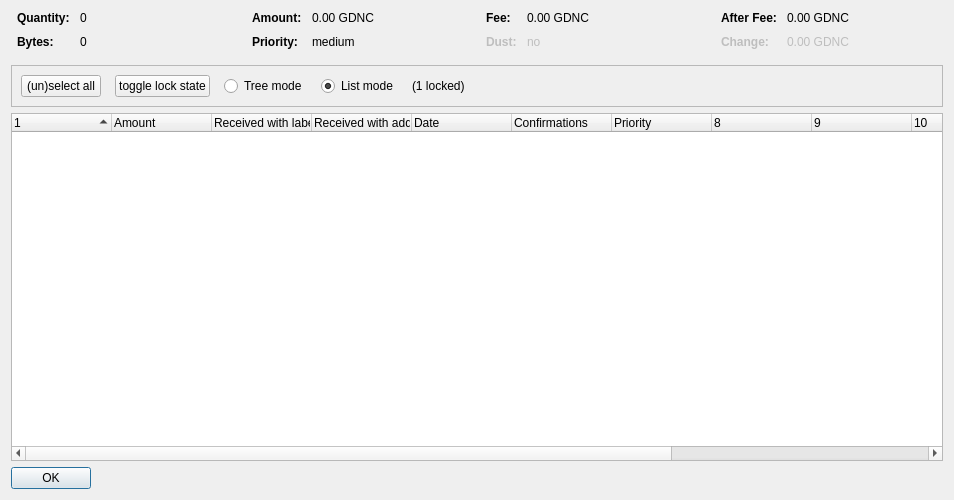
<?xml version="1.0" encoding="UTF-8"?>
<ui version="4.0">
 <class>CoinControlDialog</class>
 <widget class="QDialog" name="CoinControlDialog">
  <property name="geometry">
   <rect>
    <x>0</x>
    <y>0</y>
    <width>954</width>
    <height>500</height>
   </rect>
  </property>
  <property name="windowTitle">
   <string>Coin Selection</string>
  </property>
  <layout class="QVBoxLayout" name="verticalLayout">
   <item>
    <layout class="QHBoxLayout" name="horizontalLayoutTop" stretch="0,0,0,0">
     <property name="topMargin">
      <number>0</number>
     </property>
     <property name="bottomMargin">
      <number>10</number>
     </property>
     <item>
      <layout class="QFormLayout" name="formLayoutCoinControl1">
       <property name="horizontalSpacing">
        <number>10</number>
       </property>
       <property name="verticalSpacing">
        <number>10</number>
       </property>
       <property name="leftMargin">
        <number>6</number>
       </property>
       <property name="rightMargin">
        <number>6</number>
       </property>
       <item row="0" column="0">
        <widget class="QLabel" name="labelCoinControlQuantityText">
         <property name="font">
          <font>
           <weight>75</weight>
           <bold>true</bold>
          </font>
         </property>
         <property name="text">
          <string>Quantity:</string>
         </property>
        </widget>
       </item>
       <item row="0" column="1">
        <widget class="QLabel" name="labelCoinControlQuantity">
         <property name="cursor">
          <cursorShape>IBeamCursor</cursorShape>
         </property>
         <property name="contextMenuPolicy">
          <enum>Qt::ActionsContextMenu</enum>
         </property>
         <property name="text">
          <string notr="true">0</string>
         </property>
         <property name="textInteractionFlags">
          <set>Qt::LinksAccessibleByMouse|Qt::TextSelectableByKeyboard|Qt::TextSelectableByMouse</set>
         </property>
        </widget>
       </item>
       <item row="1" column="0">
        <widget class="QLabel" name="labelCoinControlBytesText">
         <property name="font">
          <font>
           <weight>75</weight>
           <bold>true</bold>
          </font>
         </property>
         <property name="text">
          <string>Bytes:</string>
         </property>
        </widget>
       </item>
       <item row="1" column="1">
        <widget class="QLabel" name="labelCoinControlBytes">
         <property name="cursor">
          <cursorShape>IBeamCursor</cursorShape>
         </property>
         <property name="contextMenuPolicy">
          <enum>Qt::ActionsContextMenu</enum>
         </property>
         <property name="text">
          <string notr="true">0</string>
         </property>
         <property name="textInteractionFlags">
          <set>Qt::LinksAccessibleByMouse|Qt::TextSelectableByKeyboard|Qt::TextSelectableByMouse</set>
         </property>
        </widget>
       </item>
      </layout>
     </item>
     <item>
      <layout class="QFormLayout" name="formLayoutCoinControl2">
       <property name="horizontalSpacing">
        <number>10</number>
       </property>
       <property name="verticalSpacing">
        <number>10</number>
       </property>
       <property name="leftMargin">
        <number>6</number>
       </property>
       <property name="rightMargin">
        <number>6</number>
       </property>
       <item row="0" column="0">
        <widget class="QLabel" name="labelCoinControlAmountText">
         <property name="font">
          <font>
           <weight>75</weight>
           <bold>true</bold>
          </font>
         </property>
         <property name="text">
          <string>Amount:</string>
         </property>
        </widget>
       </item>
       <item row="0" column="1">
        <widget class="QLabel" name="labelCoinControlAmount">
         <property name="cursor">
          <cursorShape>IBeamCursor</cursorShape>
         </property>
         <property name="contextMenuPolicy">
          <enum>Qt::ActionsContextMenu</enum>
         </property>
         <property name="text">
          <string notr="true">0.00 GDNC</string>
         </property>
         <property name="textInteractionFlags">
          <set>Qt::LinksAccessibleByMouse|Qt::TextSelectableByKeyboard|Qt::TextSelectableByMouse</set>
         </property>
        </widget>
       </item>
       <item row="1" column="0">
        <widget class="QLabel" name="labelCoinControlPriorityText">
         <property name="font">
          <font>
           <weight>75</weight>
           <bold>true</bold>
          </font>
         </property>
         <property name="text">
          <string>Priority:</string>
         </property>
        </widget>
       </item>
       <item row="1" column="1">
        <widget class="QLabel" name="labelCoinControlPriority">
         <property name="cursor">
          <cursorShape>IBeamCursor</cursorShape>
         </property>
         <property name="contextMenuPolicy">
          <enum>Qt::ActionsContextMenu</enum>
         </property>
         <property name="text">
          <string>medium</string>
         </property>
         <property name="textInteractionFlags">
          <set>Qt::LinksAccessibleByMouse|Qt::TextSelectableByKeyboard|Qt::TextSelectableByMouse</set>
         </property>
        </widget>
       </item>
      </layout>
     </item>
     <item>
      <layout class="QFormLayout" name="formLayoutCoinControl3">
       <property name="horizontalSpacing">
        <number>10</number>
       </property>
       <property name="verticalSpacing">
        <number>10</number>
       </property>
       <property name="leftMargin">
        <number>6</number>
       </property>
       <property name="rightMargin">
        <number>6</number>
       </property>
       <item row="0" column="0">
        <widget class="QLabel" name="labelCoinControlFeeText">
         <property name="font">
          <font>
           <weight>75</weight>
           <bold>true</bold>
          </font>
         </property>
         <property name="text">
          <string>Fee:</string>
         </property>
        </widget>
       </item>
       <item row="0" column="1">
        <widget class="QLabel" name="labelCoinControlFee">
         <property name="cursor">
          <cursorShape>IBeamCursor</cursorShape>
         </property>
         <property name="contextMenuPolicy">
          <enum>Qt::ActionsContextMenu</enum>
         </property>
         <property name="text">
          <string notr="true">0.00 GDNC</string>
         </property>
         <property name="textInteractionFlags">
          <set>Qt::LinksAccessibleByMouse|Qt::TextSelectableByKeyboard|Qt::TextSelectableByMouse</set>
         </property>
        </widget>
       </item>
       <item row="1" column="0">
        <widget class="QLabel" name="labelCoinControlLowOutputText">
         <property name="enabled">
          <bool>false</bool>
         </property>
         <property name="font">
          <font>
           <weight>75</weight>
           <bold>true</bold>
          </font>
         </property>
         <property name="text">
          <string>Dust:</string>
         </property>
        </widget>
       </item>
       <item row="1" column="1">
        <widget class="QLabel" name="labelCoinControlLowOutput">
         <property name="enabled">
          <bool>false</bool>
         </property>
         <property name="cursor">
          <cursorShape>IBeamCursor</cursorShape>
         </property>
         <property name="contextMenuPolicy">
          <enum>Qt::ActionsContextMenu</enum>
         </property>
         <property name="text">
          <string>no</string>
         </property>
         <property name="textInteractionFlags">
          <set>Qt::LinksAccessibleByMouse|Qt::TextSelectableByKeyboard|Qt::TextSelectableByMouse</set>
         </property>
        </widget>
       </item>
      </layout>
     </item>
     <item>
      <layout class="QFormLayout" name="formLayoutCoinControl4">
       <property name="horizontalSpacing">
        <number>10</number>
       </property>
       <property name="verticalSpacing">
        <number>10</number>
       </property>
       <property name="leftMargin">
        <number>6</number>
       </property>
       <property name="rightMargin">
        <number>6</number>
       </property>
       <item row="0" column="0">
        <widget class="QLabel" name="labelCoinControlAfterFeeText">
         <property name="font">
          <font>
           <weight>75</weight>
           <bold>true</bold>
          </font>
         </property>
         <property name="text">
          <string>After Fee:</string>
         </property>
        </widget>
       </item>
       <item row="0" column="1">
        <widget class="QLabel" name="labelCoinControlAfterFee">
         <property name="cursor">
          <cursorShape>IBeamCursor</cursorShape>
         </property>
         <property name="contextMenuPolicy">
          <enum>Qt::ActionsContextMenu</enum>
         </property>
         <property name="text">
          <string notr="true">0.00 GDNC</string>
         </property>
         <property name="textInteractionFlags">
          <set>Qt::LinksAccessibleByMouse|Qt::TextSelectableByKeyboard|Qt::TextSelectableByMouse</set>
         </property>
        </widget>
       </item>
       <item row="1" column="0">
        <widget class="QLabel" name="labelCoinControlChangeText">
         <property name="enabled">
          <bool>false</bool>
         </property>
         <property name="font">
          <font>
           <weight>75</weight>
           <bold>true</bold>
          </font>
         </property>
         <property name="text">
          <string>Change:</string>
         </property>
        </widget>
       </item>
       <item row="1" column="1">
        <widget class="QLabel" name="labelCoinControlChange">
         <property name="enabled">
          <bool>false</bool>
         </property>
         <property name="cursor">
          <cursorShape>IBeamCursor</cursorShape>
         </property>
         <property name="contextMenuPolicy">
          <enum>Qt::ActionsContextMenu</enum>
         </property>
         <property name="text">
          <string notr="true">0.00 GDNC</string>
         </property>
         <property name="textInteractionFlags">
          <set>Qt::LinksAccessibleByMouse|Qt::TextSelectableByKeyboard|Qt::TextSelectableByMouse</set>
         </property>
        </widget>
       </item>
      </layout>
     </item>
    </layout>
   </item>
   <item>
    <widget class="QFrame" name="frame">
     <property name="minimumSize">
      <size>
       <width>0</width>
       <height>40</height>
      </size>
     </property>
     <property name="frameShape">
      <enum>QFrame::StyledPanel</enum>
     </property>
     <property name="frameShadow">
      <enum>QFrame::Sunken</enum>
     </property>
     <layout class="QHBoxLayout" name="horizontalLayout">
      <item>
       <layout class="QHBoxLayout" name="horizontalLayoutPanel" stretch="0,0,0,0,0,0">
        <property name="spacing">
         <number>14</number>
        </property>
        <item>
         <widget class="QPushButton" name="pushButtonSelectAll">
          <property name="sizePolicy">
           <sizepolicy hsizetype="Maximum" vsizetype="Fixed">
            <horstretch>0</horstretch>
            <verstretch>0</verstretch>
           </sizepolicy>
          </property>
          <property name="text">
           <string>(un)select all</string>
          </property>
          <property name="autoDefault">
           <bool>false</bool>
          </property>
         </widget>
        </item>
        <item>
         <widget class="QPushButton" name="pushButtonToggleLock">
          <property name="sizePolicy">
           <sizepolicy hsizetype="Maximum" vsizetype="Fixed">
            <horstretch>0</horstretch>
            <verstretch>0</verstretch>
           </sizepolicy>
          </property>
          <property name="text">
           <string>toggle lock state</string>
          </property>
          <property name="autoDefault">
           <bool>false</bool>
          </property>
         </widget>
        </item>
        <item>
         <widget class="QRadioButton" name="radioTreeMode">
          <property name="sizePolicy">
           <sizepolicy hsizetype="Maximum" vsizetype="Fixed">
            <horstretch>0</horstretch>
            <verstretch>0</verstretch>
           </sizepolicy>
          </property>
          <property name="text">
           <string>Tree mode</string>
          </property>
         </widget>
        </item>
        <item>
         <widget class="QRadioButton" name="radioListMode">
          <property name="sizePolicy">
           <sizepolicy hsizetype="Maximum" vsizetype="Fixed">
            <horstretch>0</horstretch>
            <verstretch>0</verstretch>
           </sizepolicy>
          </property>
          <property name="text">
           <string>List mode</string>
          </property>
          <property name="checked">
           <bool>true</bool>
          </property>
         </widget>
        </item>
        <item>
         <widget class="QLabel" name="labelLocked">
          <property name="text">
           <string>(1 locked)</string>
          </property>
         </widget>
        </item>
        <item>
         <spacer name="horizontalSpacer">
          <property name="orientation">
           <enum>Qt::Horizontal</enum>
          </property>
          <property name="sizeHint" stdset="0">
           <size>
            <width>40</width>
            <height>20</height>
           </size>
          </property>
         </spacer>
        </item>
       </layout>
      </item>
     </layout>
    </widget>
   </item>
   <item>
    <widget class="CoinControlTreeWidget" name="treeWidget">
     <property name="contextMenuPolicy">
      <enum>Qt::CustomContextMenu</enum>
     </property>
     <property name="sortingEnabled">
      <bool>false</bool>
     </property>
     <property name="columnCount">
      <number>13</number>
     </property>
     <attribute name="headerShowSortIndicator" stdset="0">
      <bool>true</bool>
     </attribute>
     <attribute name="headerStretchLastSection">
      <bool>false</bool>
     </attribute>
     <column>
      <property name="text">
       <string/>
      </property>
     </column>
     <column>
      <property name="text">
       <string>Amount</string>
      </property>
     </column>
     <column>
      <property name="text">
       <string>Received with label</string>
      </property>
     </column>
     <column>
      <property name="text">
       <string>Received with address</string>
      </property>
     </column>
     <column>
      <property name="text">
       <string>Date</string>
      </property>
     </column>
     <column>
      <property name="text">
       <string>Confirmations</string>
      </property>
      <property name="toolTip">
       <string>Confirmed</string>
      </property>
     </column>
     <column>
      <property name="text">
       <string>Priority</string>
      </property>
     </column>
     <column>
      <property name="text">
       <string/>
      </property>
     </column>
     <column>
      <property name="text">
       <string/>
      </property>
     </column>
     <column>
      <property name="text">
       <string/>
      </property>
     </column>
     <column>
      <property name="text">
       <string/>
      </property>
     </column>
     <column>
      <property name="text">
       <string/>
      </property>
     </column>
    </widget>
   </item>
   <item>
    <widget class="QDialogButtonBox" name="buttonBox">
     <property name="sizePolicy">
      <sizepolicy hsizetype="Maximum" vsizetype="Fixed">
       <horstretch>0</horstretch>
       <verstretch>0</verstretch>
      </sizepolicy>
     </property>
     <property name="orientation">
      <enum>Qt::Horizontal</enum>
     </property>
     <property name="standardButtons">
      <set>QDialogButtonBox::Ok</set>
     </property>
    </widget>
   </item>
  </layout>
 </widget>
 <customwidgets>
  <customwidget>
   <class>CoinControlTreeWidget</class>
   <extends>QTreeWidget</extends>
   <header>coincontroltreewidget.h</header>
  </customwidget>
 </customwidgets>
 <resources/>
 <connections/>
</ui>
